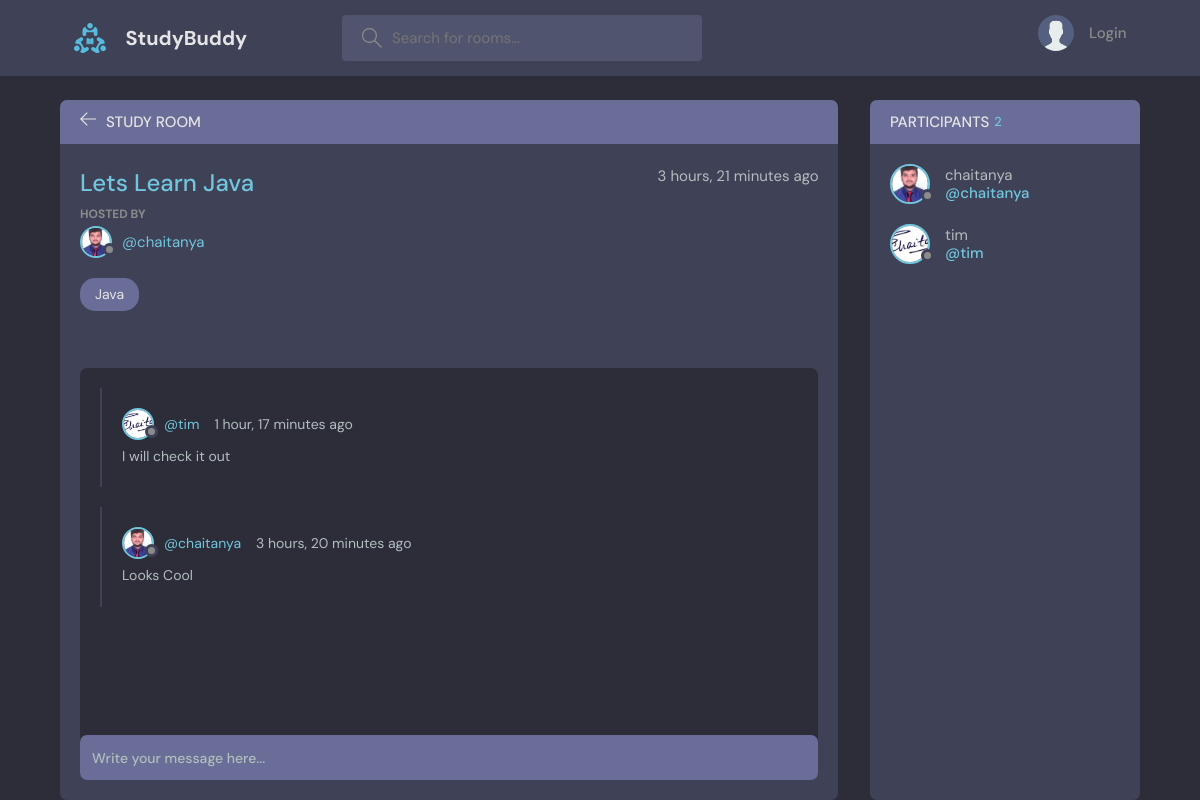
/room/1, run on the app's committed database.
### base/models.py (models this page shows, shortened)
class Room(models.Model):
    host = models.ForeignKey(User, on_delete=models.SET_NULL, null=True)
    topic = models.ForeignKey(Topic, on_delete=models.SET_NULL, null=True)
    name = models.CharField(max_length=200)
    description = models.TextField(null=True, blank=True) # blank = True specifies that when a user saves data, the form could be empty
    participants = models.ManyToManyField(User, related_name="participants", blank=True)
    updated = models.DateTimeField(auto_now=True)
    created = models.DateTimeField(auto_now_add=True)
    class Meta:
        ordering = ['-updated', '-created']

class User(AbstractUser):
    name = models.CharField(max_length=200, null=True)
    email = models.EmailField(null=True, unique=True)
    bio = models.TextField(null=True)
    avatar = models.ImageField(null=True, default="avatar.svg")
    USERNAME_FIELD = 'email'
    REQUIRED_FIELDS = []

class Topic(models.Model):
    name = models.CharField(max_length=200)
    def __str__(self):
        return self.name

class Message(models.Model):
    user = models.ForeignKey(User, on_delete=models.CASCADE)
    room = models.ForeignKey(Room, on_delete=models.CASCADE)
    body = models.TextField()
    updated = models.DateTimeField(auto_now=True)
    created = models.DateTimeField(auto_now_add=True)
    class Meta:
        ordering = ['-updated', '-created']

### base/views.py (the view, shortened to what this page needs)
# urls.py: path('room/<str:pk>', views.room, name="room"),
def room(request, pk):
    room = Room.objects.get(id=pk)
    roomMessages = room.message_set.all()
    participants = room.participants.all()
    context = {
        'room': room,
        'roomMessages': roomMessages,
        'participants': participants
    }
    return render(request, 'base/room.html', context)

### base/templates/base/room.html (shortened to what this page needs)
{% extends "main.html" %}
{% block content %}
    <main class="profile-page layout layout--2">
      <div class="container">
        <div class="room">
          <div class="room__top">
            <div class="room__topLeft">
              <a href="{% url 'home' %}">
                <svg version="1.1" xmlns="http://www.w3.org/2000/svg" width="32" height="32" viewBox="0 0 32 32">
                  <title>arrow-left</title>
                  <path
                    d="M13.723 2.286l-13.723 13.714 13.719 13.714 1.616-1.611-10.96-10.96h27.625v-2.286h-27.625l10.965-10.965-1.616-1.607z"
                  ></path>
                </svg>
              </a>
              <h3>Study Room</h3>
            </div>
          </div>
          <div class="room__box scroll">
            <div class="room__header scroll">
              <div class="room__info">
                <h3>{{room.name}}</h3>
                <span>{{room.created | timesince }} ago</span>
              </div>
              <div class="room__hosted">
                <p>Hosted By</p>
                <a href="{% url 'user-profile' room.host.id %}" class="room__author">
                  <div class="avatar avatar--small">
                    <img src="{{room.host.avatar.url}}" />
                  </div>
                  <span>@{{room.host.username}}</span>
                </a>
              </div>
              <span class="room__topics">{{room.topic}}</span>
            </div>
            <div class="room__conversation">
              <div class="threads scroll">
                {% for message in roomMessages %}
                  <div class="thread">
                    <div class="thread__top">
                      <div class="thread__author">
                        <a href="{% url 'user-profile' message.user.id %}" class="thread__authorInfo">
                          <div class="avatar avatar--small">
                            <img src="{{message.user.avatar.url}}" />
                          </div>
                          <span>@{{message.user.username}}</span>
                        </a>
                        <span class="thread__date">{{message.created | timesince}} ago</span>
                      </div>
                    </div>
                    <div class="thread__details">
                      {{message.body}}
                    </div>
                  </div>
                {% endfor %}
              </div>
            </div>
          </div>
          <div class="room__message">
            <form method="POST" action="#">
              <input name="body" placeholder="Write your message here..." />
            </form>
          </div>
        </div>
        <div class="participants">
          <h3 class="participants__top">Participants <span>{{participants.count}}</span></h3>
          <div class="participants__list scroll">
            {% for user in participants %}
            <a href="{% url 'user-profile' user.id %}" class="participant">
              <div class="avatar avatar--medium">
                <img src="{{user.avatar.url}}" />
              </div>
              <p>
                {{user.username}}
                <span>@{{user.username}}</span>
              </p>
            </a>
            {% endfor %}
          </div>
        </div>
      </div>
    </main>
{% endblock content %}

### data on the page
Room: name "Lets Learn Java", created "3 hours, 21 minutes", host.avatar (picture), host.username "chaitanya", topic "Java"
Message: user.avatar (picture), user.username "tim", created "1 hour, 17 minutes", body "I will check it out"
Message: user.avatar (picture), user.username "chaitanya", created "3 hours, 20 minutes", body "Looks Cool"
User: avatar (picture), username "chaitanya"
User: avatar (picture), username "tim"

### other printed values
{{ participants.count }} "2"
